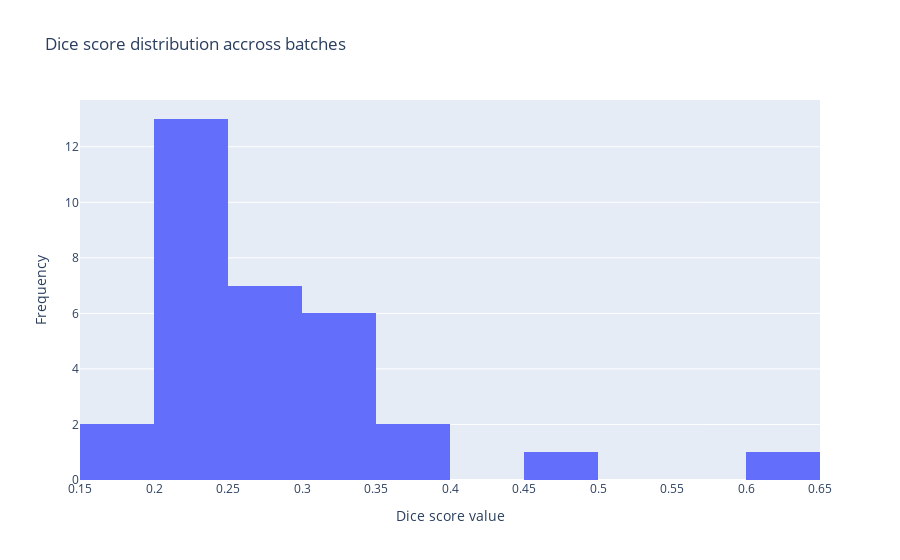

Notebook code for this chart:
### Code cell
metrics_distribution(dice_val, "Dice score")

### Figure 1 — Plotly figure (JSON) as saved in the notebook; plotly's stock layout.template omitted (floating-point values rounded to 4 significant figures)
{"data": [{"type": "histogram", "x": [0.2505, 0.3966, 0.3164, 0.2105, 0.2918, 0.2441, 0.2394, 0.252, 0.1709, 0.3324, 0.2493, 0.3017, 0.2094, 0.2337, 0.2829, 0.2202, 0.317, 0.1557, 0.2437, 0.2175, 0.3516, 0.3381, 0.3019, 0.2619, 0.2374, 0.2328, 0.2982, 0.4745, 0.2076, 0.246, 0.2889, 0.609]}], "layout": {"title": {"text": "Dice score distribution accross batches"}, "xaxis": {"title": {"text": "Dice score value"}}, "yaxis": {"title": {"text": "Frequency"}}}}
